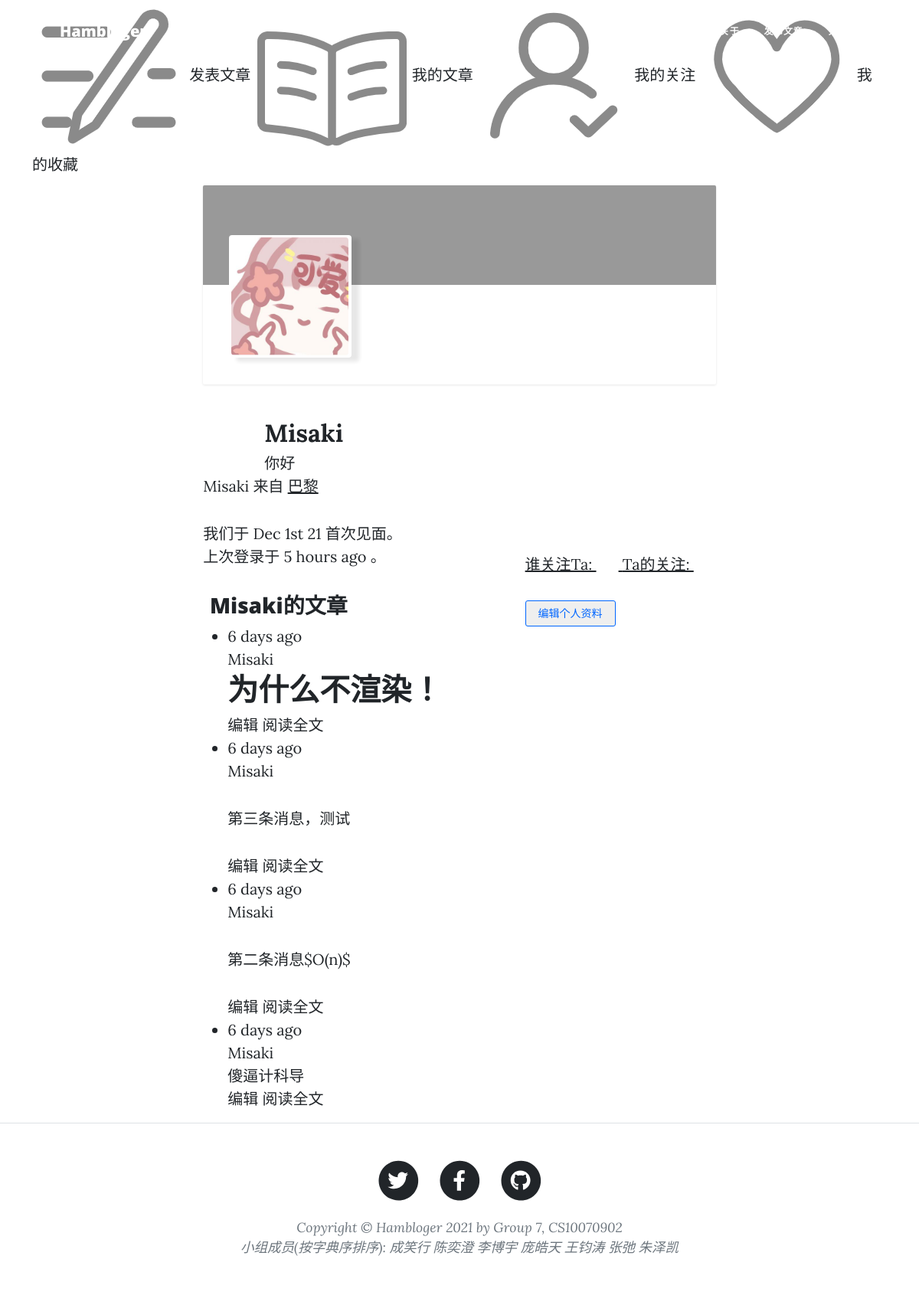
Before: /user/Misaki (signed in) with the older database file.
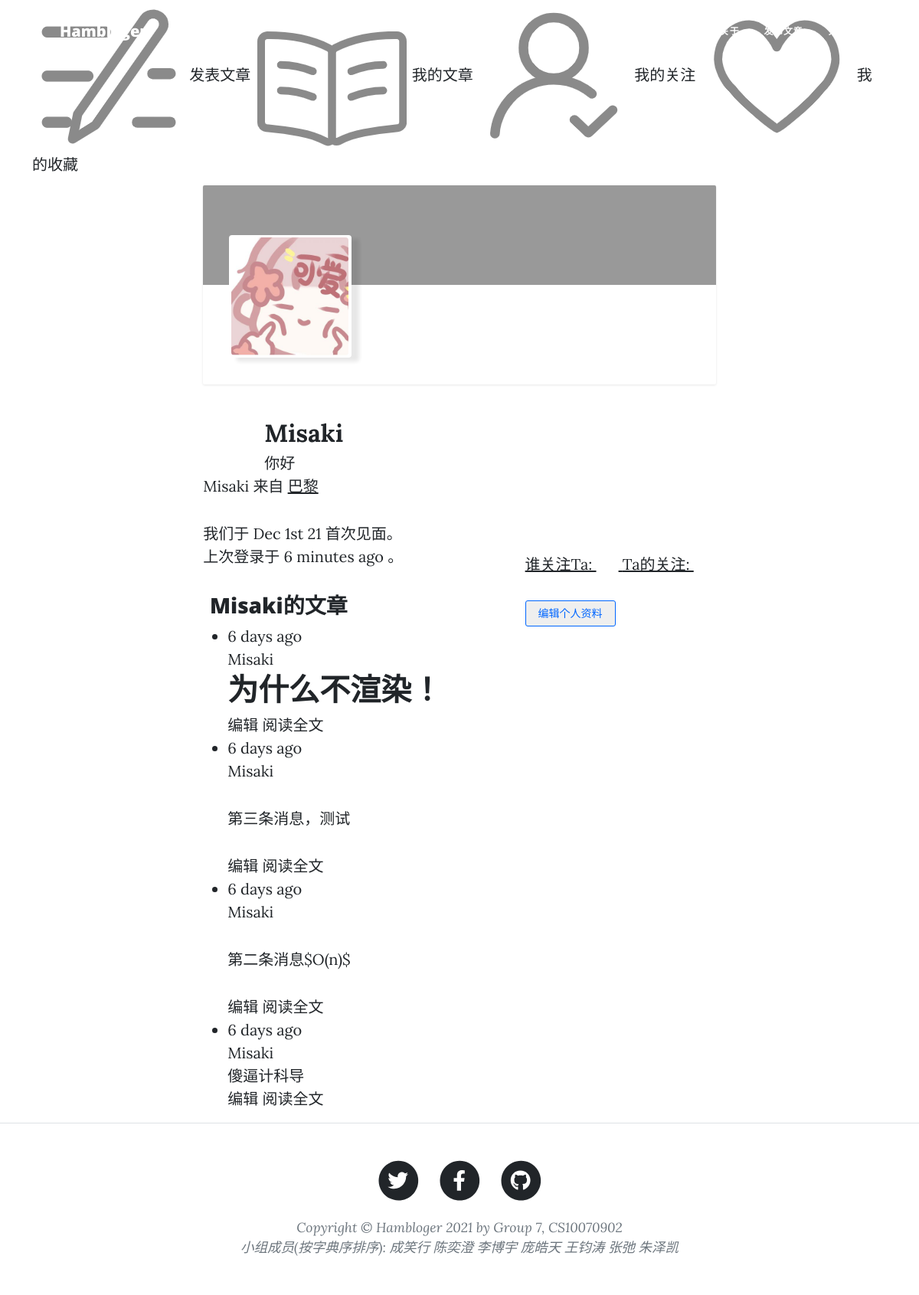
After: the same page with the newer database file.
### app/models.py (models this page shows, shortened)
class User(UserMixin, db.Model):
    __tablename__ = 'users'
    id = db.Column(db.Integer, primary_key=True)
    email = db.Column(db.String(64), unique=True, index=True)
    username = db.Column(db.String(64), unique=True, index=True)
    role_id = db.Column(db.Integer, db.ForeignKey('roles.id'))  # 每一个用户只能有一个角色
    password_hash = db.Column(db.String(128))
    confirmed = db.Column(db.Boolean, default=True)
    name = db.Column(db.String(64))
    location = db.Column(db.String(64))
    about_me = db.Column(db.Text())
    member_since = db.Column(db.DateTime(), default=datetime.utcnow)
    last_seen = db.Column(db.DateTime(), default=datetime.utcnow)
    posts = db.relationship('Post', backref='author', lazy='dynamic')
    followed = db.relationship('Follow',
                               foreign_keys=[Follow.follower_id],
                               backref=db.backref('follower', lazy='joined'),
                               lazy='dynamic',
                               cascade='all, delete-orphan')
    followers = db.relationship('Follow',
                                foreign_keys=[Follow.followed_id],
                                backref=db.backref('followed', lazy='joined'),
                                lazy='dynamic',
                                cascade='all, delete-orphan')
    @property
    def password(self):
        raise AttributeError("Password is not a readable attribute")
    def can(self, perm):
        return self.role is not None and self.role.has_permission(perm)
    def is_administrator(self):
        return self.can(Permission.ADMIN)
    def ping(self):
        self.last_seen = datetime.utcnow()
        db.session.add(self)
        db.session.commit()

class Post(db.Model):
    __tablename__ = 'posts'
    id = db.Column(db.Integer, primary_key=True)
    body = db.Column(db.Text)
    body_html = db.Column(db.Text)
    timestamp = db.Column(db.DateTime, index=True, default=datetime.utcnow)
    author_id = db.Column(db.Integer, db.ForeignKey('users.id'))

### app/main/views.py (the view)
@main.route('/user/<username>')
def user(username):
    user = User.query.filter_by(username=username).first()
    if user is None:
        abort(404)
    posts = user.posts.order_by(Post.timestamp.desc()).all()
    return render_template('user.html', user=user, posts=posts)

### app/auth/views.py (called while the page is built)
@auth.before_app_request
def before_request():
    if current_user.is_authenticated:
        current_user.ping()
        if not current_user.confirmed and request.endpoint \
                and request.blueprint != 'auth' and request.endpoint != 'static':
            return redirect(url_for('auth.unconfirmed'))

### app/main/__init__.py (called while the page is built)
@main.app_context_processor
def inject_permissions():
    return dict(Permission=Permission)

### app/models.py (called while the page is built)
@login_manager.user_loader
def load_user(user_id):
    return User.query.get(int(user_id))

    def has_permission(self, perm):
        return self.permissions & perm == perm  # 使用位运算检查特定权限

### app/templates/user.html (shortened to what this page needs)
{% extends "base.html" %}
{% block head %}
<link href="{{ url_for('static',filename='css/user.css') }}" rel="stylesheet">
{% endblock %}
{% block page_content %}
<div class="page-container">
    <div class="user-container">
        <div class="user-cover-container">
        </div>
        <div class="user-profile-container">
            <div class="user-mask-container">
                <div class="user-mask">
                    <img src="{{url_for('static', filename='mask/test-1.jpeg')}}" class="user-mask-img">
                </div>
            </div>
            <div class="user-information-container">
                <div class="username-container">
                    <span class="username"> {{ user.name }} </span>
                </div>
                <div class="about_me-container">
                    {% if user.about_me %}<span class="about_me">{{ user.about_me }}</span>{% endif %}
                </div>
            </div>
            <div class="user-operation-container">
                <p>
                    <a href="{{ url_for('.followers', username=user.username) }}">
                        谁关注Ta: <span class="badge">{{ user.followers.count() - 1 }}</span>
                    </a>
                    <a href="{{ url_for('.followed_by', username=user.username) }}">
                        Ta的关注: <span class="badge">{{ user.followed.count() - 1 }}</span>
                    </a>
                </p>
                <p>
                    {% if user == current_user %}
                    <a href="{{ url_for('.edit_profile') }}">
                        <button type="button" class="edit-profile-button">
                            <span>编辑个人资料</span>
                        </button>
                    </a>
                    {% endif %}
                </p>
            </div>
        </div>
    </div>
    {% if user.name or user.location %}
    <p>
        {% if user.name %} {{ user.name }} {% endif %}
        {% if user.location %} 来自
        <a href="https://maps.google.com/?q={{ user.location }}">
            {{ user.location }}
        </a> {% endif %}
    </p>
    {% endif %}
    <p>
        我们于 {{ moment(user.member_since).format('MMM Do YY') }} 首次见面。<br> 上次登录于 {{ moment(user.last_seen).fromNow() }} 。
    </p>
</div>
<h3>
    <div align="center">{{ user.username }}的文章</div>
</h3>
{% include '_posts.html' %} {% endblock %}

### app/templates/base.html (shortened to what this page needs)
<!DOCTYPE html>
<html lang="en">
<head>
    <link href="{{ url_for('static', filename='css/styles.css') }}" rel="stylesheet"/>
    {% block head %}
    {% endblock %}
</head>
<body>
<nav class="navbar navbar-expand-lg navbar-light" id="mainNav">
    <div class="container px-4 px-lg-5">
        <a class="navbar-brand" href="index.html">Hambloger</a>
        <div class="collapse navbar-collapse" id="navbarResponsive">
            <ul class="navbar-nav ms-auto py-4 py-lg-0">
                <li class="nav-item"><a class="nav-link px-lg-3 py-3 py-lg-4" href="about.html">关于</a></li>
                <li class="nav-item"><a class="nav-link px-lg-3 py-3 py-lg-4" href="post.html">发布文章</a></li>
                <li class="nav-item"><a class="nav-link px-lg-3 py-3 py-lg-4" href="contact.html">关注</a></li>
            </ul>
        </div>
    </div>
</nav>
<div class="container">
    <div class="main">
        {% if current_user.is_authenticated %}
        <div class="main-left-container">
            <div class="sidebar">
                <a class="sidebar-box" href="/">
                    <img src="{{ url_for('static', filename='icons/sidebar-write.png') }} " class="sidebar-img">
                    <span>发表文章</span>
                </a>
                <a class="sidebar-box" href="/">
                    <img src="{{ url_for('static', filename='icons/sidebar-paper.png') }}" class="sidebar-img">
                    <span>我的文章</span>
                </a>
                <a class="sidebar-box" href="/">
                    <img src="{{ url_for('static', filename='icons/sidebar-follow.png') }}" class="sidebar-img">
                    <span>我的关注</span>
                </a>
                <a class="sidebar-box" href="/">
                    <img src="{{ url_for('static', filename='icons/sidebar-like.png') }}" class="sidebar-img">
                    <span>我的收藏</span>
                </a>
            </div>
        </div>
        {% endif %}
        <div class="main-middle-container">
            {% block page_content %}
            {% endblock %}
        </div>
    </div>
</div>
<footer class="border-top">
    <div class="container px-4 px-lg-5">
        <div class="row gx-4 gx-lg-5 justify-content-center">
            <div class="col-md-10 col-lg-8 col-xl-7">
                <ul class="list-inline text-center">
                    <li class="list-inline-item">
                        <a href="#!">
                                    <span class="fa-stack fa-lg">
                                        <i class="fas fa-circle fa-stack-2x"></i>
                                        <i class="fab fa-twitter fa-stack-1x fa-inverse"></i>
                                    </span>
                        </a>
                    </li>
                    <li class="list-inline-item">
                        <a href="#!">
                                    <span class="fa-stack fa-lg">
                                        <i class="fas fa-circle fa-stack-2x"></i>
                                        <i class="fab fa-facebook-f fa-stack-1x fa-inverse"></i>
                                    </span>
                        </a>
                    </li>
                    <li class="list-inline-item">
                        <a href="#!">
                                    <span class="fa-stack fa-lg">
                                        <i class="fas fa-circle fa-stack-2x"></i>
                                        <i class="fab fa-github fa-stack-1x fa-inverse"></i>
                                    </span>
                        </a>
                    </li>
                </ul>
                <div class="small text-center text-muted fst-italic">Copyright &copy; Hambloger 2021 by Group 7,
                    CS10070902
                </div>
                <div class="small text-center text-muted fst-italic">小组成员(按字典序排序): 成笑行 陈奕澄 李博宇 庞皓天 王钧涛 张弛 朱泽凯</div>
            </div>
        </div>
    </div>
</footer>
</body>
</html>

### app/templates/_posts.html (shortened to what this page needs)
{% block head %}
    <link href="{{ url_for('static',filename='css/post.css') }}" rel="stylesheet">
{% endblock %}
<ul class='posts'>
    {% for post in posts %}
    <li class='post'>
        <div class="post-content">
            <div class="post-date">{{ moment(post.timestamp).fromNow() }}</div>
            <div class="post-author">
                <a href="{{ url_for('.user', username=post.author.username) }}">
                    {{ post.author.username }}
                </a>
            </div>
            <div class="post-body">
                {% if post.body_html %}
                    {{ post.body_html | safe }}
                {% else %}
                    {{ post.body }}
                {% endif %}
            </div>
            <div class="post-footer">
                {% if current_user == post.author %}
                <a href="{{ url_for('.edit', id=post.id) }}">
                    <span class="label label-primary">编辑</span>
                </a>
                {% endif %}
                <a href="{{ url_for('.post', id=post.id) }}">
                    <span class="label label-default">阅读全文</span>
                </a>
            </div>
        </div>
    </li>
    {% endfor %}
</ul>

### app/static/css/user.css (style rules this page uses)
.page-container { display: block; margin-left: 20%; margin-right: 20%; width: 60%; }
.user-container { display: block; background-color: rgb(255, 255, 255); margin-top: 12px; height: 260px; box-shadow: 0 1px 3px rgba(18, 18, 18, .1); border-radius: 2px; }
.user-cover-container { background-color: rgb(153, 153, 153); border-top-left-radius: 2px; border-top-right-radius: 2px; height: 50%; }
.user-profile-container { height: 50%; border-bottom-left-radius: 2px; border-bottom-right-radius: 2px; }
.user-mask-container { float: left; position: relative; top: -50%; left: 5%; width: 160px; height: 160px; }
.user-mask { background-color: rgb(255, 255, 255); width: 160px; height: 160px; box-shadow: 10px 5px 5px rgba(18, 18, 18, .1); border-radius: 4px; }
.user-mask-img { margin: 2%; width: 96%; height: 96%; border-radius: 4px; }
.user-information-container { float: left; margin-top: 10px; margin-left: 80px; width: 650px; }
.username { font-size: 32px; font-weight: 900; }
.about_me-container { height: 30px; overflow: hidden; }
.about_me { font-size: 20px; font-weight: 400; }
.user-operation-container { margin-top: 70px; float: right; }
.user-operation-container button { margin-right: 40px; padding: 0 16px; font-size: 14px; line-height: 32px; text-align: center; cursor: pointer; border: 1px solid; border-radius: 3px; }
.edit-profile-button { color: #06f; border-color: #06f; }

### app/static/css/post.css (style rules this page uses)
.posts { margin-left: 20%; width: 60%; }

Changed rows visible on the page:
changed User "Misaki": last_seen "5 hours ago" → "6 minutes ago"
